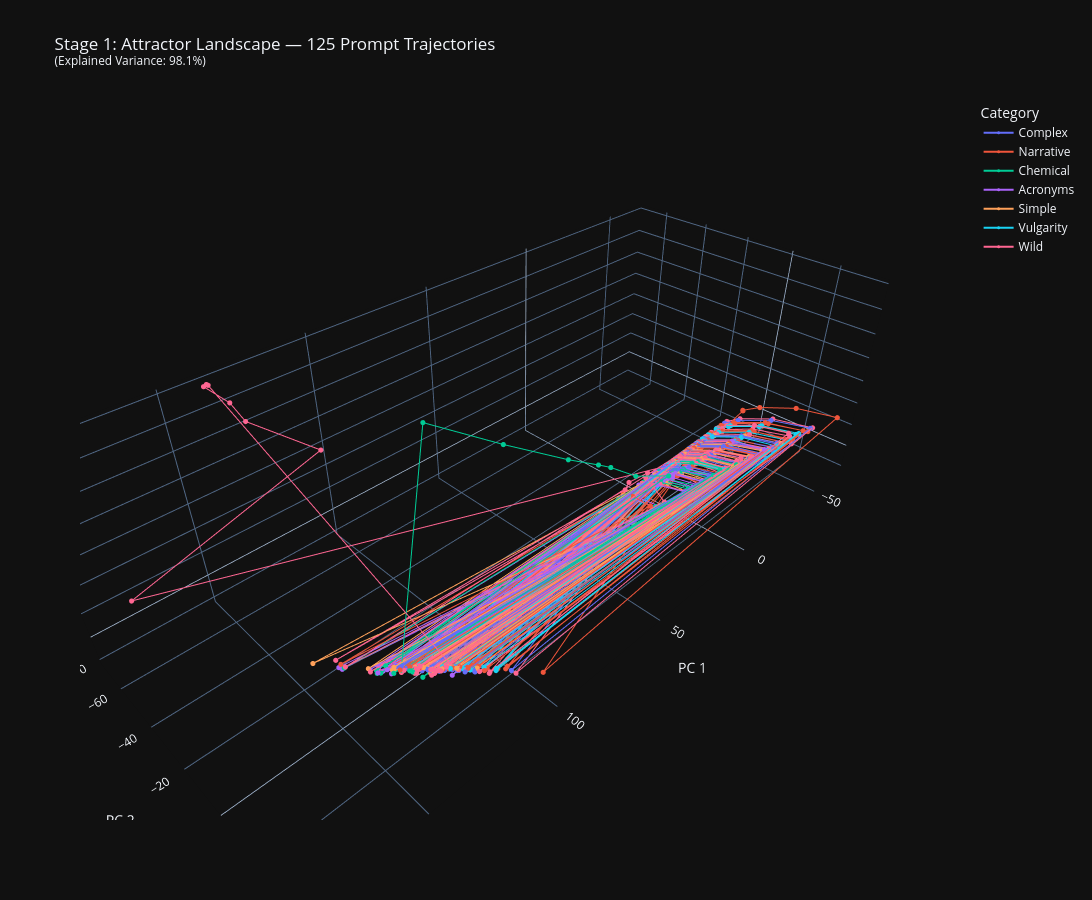

Notebook cell for this chart:
### Markdown cell above
### 5e. 3D PCA Trajectories — All Prompts

### Code cell
# ============================================================
# VIS 5e: 3D PCA TRAJECTORIES
# ============================================================
from sklearn.decomposition import PCA
import pandas as pd

all_vecs = []
labels_list = []
cats_list = []
iters_list = []
text_list = []

for label, snapshots in all_results.items():
    for s in snapshots:
        all_vecs.append(s["mean_vector"].detach().cpu().numpy())
        labels_list.append(label)
        cats_list.append(CATEGORY_MAP.get(label, 'Unknown'))
        iters_list.append(s["iteration"])
        top_tok = s['top_tokens'][0][0].replace('\n', '↵').strip()
        text_list.append(f"Iter {s['iteration']}: {top_tok}")

all_vecs = np.array(all_vecs)
pca = PCA(n_components=3)
vecs_3d = pca.fit_transform(all_vecs)

df = pd.DataFrame({
    'x': vecs_3d[:, 0],
    'y': vecs_3d[:, 1],
    'z': vecs_3d[:, 2],
    'Prompt': labels_list,
    'Category': cats_list,
    'Iteration': iters_list,
    'Top_Token': text_list
})

# Color by category for readability
fig_topo = px.line_3d(
    df, x='x', y='y', z='z',
    color='Category',
    hover_name='Top_Token',
    markers=True,
    title=f"Stage 1: Attractor Landscape — {len(all_results)} Prompt Trajectories<br>"
          f"<sup>(Explained Variance: {sum(pca.explained_variance_ratio_)*100:.1f}%)</sup>"
)
fig_topo.update_traces(marker=dict(size=3), line=dict(width=2))
fig_topo.update_layout(
    template="plotly_dark",
    height=900,
    width=1200,
    scene=dict(
        xaxis_title="PC 1",
        yaxis_title="PC 2",
        zaxis_title="PC 3",
    )
)
fig_topo.show()
fig_topo.write_image(os.path.join(OUTPUT_DIR, 'topology_3d.png'), scale=2)
print(f"[SAVED] {OUTPUT_DIR}/topology_3d.png")

### Figure 1 — Plotly figure (JSON) as saved in the notebook; plotly's stock layout.template omitted (floating-point values rounded to 4 significant figures; data arrays with more than 128 entries replaced by an {"elided": "..."} marker saying what was removed)
{"data": [{"hovertemplate": "<b>%{hovertext}</b><br><br>Category=Complex<br>x=%{x}<br>y=%{y}<br>z=%{z}<extra></extra>", "hovertext": {"elided": "200 str values"}, "legendgroup": "Complex", "line": {"color": "#636efa", "dash": "solid", "width": 2}, "marker": {"size": 3, "symbol": "circle"}, "mode": "lines+markers", "name": "Complex", "scene": "scene", "showlegend": true, "type": "scatter3d", "x": {"elided": "200 float values"}, "y": {"elided": "200 float values"}, "z": {"elided": "200 float values"}}, {"hovertemplate": "<b>%{hovertext}</b><br><br>Category=Narrative<br>x=%{x}<br>y=%{y}<br>z=%{z}<extra></extra>", "hovertext": {"elided": "160 str values"}, "legendgroup": "Narrative", "line": {"color": "#EF553B", "dash": "solid", "width": 2}, "marker": {"size": 3, "symbol": "circle"}, "mode": "lines+markers", "name": "Narrative", "scene": "scene", "showlegend": true, "type": "scatter3d", "x": {"elided": "160 float values"}, "y": {"elided": "160 float values"}, "z": {"elided": "160 float values"}}, {"hovertemplate": "<b>%{hovertext}</b><br><br>Category=Chemical<br>x=%{x}<br>y=%{y}<br>z=%{z}<extra></extra>", "hovertext": ["Iter 0: O", "Iter 2: questioned", "Iter 3: questioned", "Iter 5: questioned", "Iter 10: questioned", "Iter 20: questioned", "Iter 50: questioned", "Iter 100: questioned", "Iter 0: ↵", "Iter 2: told", "Iter 3: questioned", "Iter 5: questioned", "Iter 10: questioned", "Iter 20: questioned", "Iter 50: questioned", "Iter 100: questioned", "Iter 0: -", "Iter 2: questioned", "Iter 3: questioned", "Iter 5: questioned", "Iter 10: questioned", "Iter 20: questioned", "Iter 50: questioned", "Iter 100: questioned", "Iter 0: 2", "Iter 2: told", "Iter 3: questioned", "Iter 5: questioned", "Iter 10: questioned", "Iter 20: questioned", "Iter 50: questioned", "Iter 100: questioned", "Iter 0: I", "Iter 2: questioned", "Iter 3: questioned", "Iter 5: sight", "Iter 10: sight", "Iter 20: sight", "Iter 50: sight", "Iter 100: sight", "Iter 0: =", "Iter 2: questioned", "Iter 3: questioned", "Iter 5: questioned", "Iter 10: questioned", "Iter 20: questioned", "Iter 50: questioned", "Iter 100: questioned", "Iter 0: T", "Iter 2: questioned", "Iter 3: questioned", "Iter 5: questioned", "Iter 10: questioned", "Iter 20: questioned", "Iter 50: questioned", "Iter 100: questioned", "Iter 0: a", "Iter 2: questioned", "Iter 3: questioned", "Iter 5: questioned", "Iter 10: questioned", "Iter 20: asked", "Iter 50: asked", "Iter 100: asked", "Iter 0: c", "Iter 2: questioned", "Iter 3: questioned", "Iter 5: questioned", "Iter 10: questioned", "Iter 20: questioned", "Iter 50: questioned", "Iter 100: questioned", "Iter 0: -", "Iter 2: questioned", "Iter 3: questioned", "Iter 5: questioned", "Iter 10: questioned", "Iter 20: questioned", "Iter 50: questioned", "Iter 100: questioned"], "legendgroup": "Chemical", "line": {"color": "#00cc96", "dash": "solid", "width": 2}, "marker": {"size": 3, "symbol": "circle"}, "mode": "lines+markers", "name": "Chemical", "scene": "scene", "showlegend": true, "type": "scatter3d", "x": [135.1, 0.6873, 0.8072, 0.7382, -0.3277, -0.6204, -0.6235, -0.6235, 126.8, -13.64, -14.38, -14.23, -14.79, -15.12, -15.13, -15.13, 134.4, -0.9078, -0.4148, -0.2394, -1.306, -1.602, -1.605, -1.605, 131.6, -6.485, -6.643, -6.422, -7.248, -7.551, -7.555, -7.555, 142.1, 15.9, 15.6, 15.04, 13.51, 13.29, 13.29, 13.29, 127.5, -11.62, -12.2, -12.36, -13.16, -13.52, -13.53, -13.53, 125.0, -18.05, -18.08, -17.91, -18.57, -18.92, -18.93, -18.93, 132.3, 11.89, 19.91, 21.87, 20.46, 36.66, 58.92, 82.94, 129.2, -8.12, -7.989, -7.746, -8.551, -8.891, -8.896, -8.896, 134.9, 2.069, 2.044, 1.811, 0.5715, 0.2749, 0.2719, 0.272], "y": [-1.619, 13.95, 1.687, -6.992, -7.975, -7.439, -7.434, -7.434, 4.601, 19.16, 5.716, -4.694, -7.207, -6.665, -6.655, -6.655, -0.8662, 14.72, 1.947, -6.932, -7.92, -7.392, -7.387, -7.387, 1.787, 17.56, 4.037, -5.865, -7.612, -7.091, -7.084, -7.084, -7.716, 9.049, -1.841, -8.897, -8.558, -8.112, -8.11, -8.11, 4.188, 17.23, 4.536, -5.23, -7.353, -6.76, -6.75, -6.75, 6.968, 20.1, 6.274, -4.327, -6.976, -6.434, -6.421, -6.421, -1.057, 10.42, 1.819, -8.258, -15.19, -16.06, -26.19, -38.52, 2.281, 16.64, 3.789, -5.796, -7.6, -7.02, -7.012, -7.012, -2.189, 13.02, 1.177, -7.23, -8.024, -7.482, -7.477, -7.477], "z": [-1.729, 3.479, 0.2574, -4.269, -6.286, -6.266, -6.266, -6.266, -2.846, 6.967, 3.59, -1.444, -3.934, -3.946, -3.945, -3.945, -1.625, 3.94, 0.5652, -4.108, -6.13, -6.108, -6.109, -6.109, -1.821, 5.809, 2.163, -2.917, -5.167, -5.153, -5.153, -5.153, 1.332, 0.3704, -2.79, -6.895, -8.498, -8.453, -8.453, -8.453, -2.06, 6.833, 3.299, -1.711, -4.187, -4.2, -4.199, -4.199, -4.671, 7.582, 4.388, -0.694, -3.316, -3.346, -3.345, -3.345, -0.3112, 12.88, 12.45, 12.18, 9.099, 19.14, 31.56, 45.75, -1.997, 5.928, 2.393, -2.576, -4.939, -4.939, -4.938, -4.938, -1.041, 3.105, -0.1041, -4.522, -6.44, -6.41, -6.41, -6.41]}, {"hovertemplate": "<b>%{hovertext}</b><br><br>Category=Acronyms<br>x=%{x}<br>y=%{y}<br>z=%{z}<extra></extra>", "hovertext": ["Iter 0: G", "Iter 2: questioned", "Iter 3: questioned", "Iter 5: questioned", "Iter 10: sight", "Iter 20: sight", "Iter 50: sight", "Iter 100: sight", "Iter 0: UDP", "Iter 2: questioned", "Iter 3: questioned", "Iter 5: questioned", "Iter 10: questioned", "Iter 20: questioned", "Iter 50: questioned", "Iter 100: questioned", "Iter 0: ↵", "Iter 2: questioned", "Iter 3: questioned", "Iter 5: questioned", "Iter 10: questioned", "Iter 20: questioned", "Iter 50: questioned", "Iter 100: questioned", "Iter 0: ↵", "Iter 2: told", "Iter 3: questioned", "Iter 5: questioned", "Iter 10: questioned", "Iter 20: questioned", "Iter 50: questioned", "Iter 100: questioned", "Iter 0: ↵", "Iter 2: questioned", "Iter 3: questioned", "Iter 5: questioned", "Iter 10: questioned", "Iter 20: questioned", "Iter 50: questioned", "Iter 100: questioned", "Iter 0: ↵", "Iter 2: questioned", "Iter 3: questioned", "Iter 5: questioned", "Iter 10: questioned", "Iter 20: questioned", "Iter 50: questioned", "Iter 100: questioned", "Iter 0: ↵", "Iter 2: questioned", "Iter 3: questioned", "Iter 5: questioned", "Iter 10: questioned", "Iter 20: questioned", "Iter 50: questioned", "Iter 100: questioned", "Iter 0: SAT", "Iter 2: questioned", "Iter 3: questioned", "Iter 5: questioned", "Iter 10: questioned", "Iter 20: questioned", "Iter 50: questioned", "Iter 100: questioned", "Iter 0: ↵", "Iter 2: questioned", "Iter 3: questioned", "Iter 5: questioned", "Iter 10: sight", "Iter 20: sight", "Iter 50: sight", "Iter 100: sight", "Iter 0: ↵", "Iter 2: questioned", "Iter 3: questioned", "Iter 5: questioned", "Iter 10: questioned", "Iter 20: questioned", "Iter 50: questioned", "Iter 100: questioned"], "legendgroup": "Acronyms", "line": {"color": "#ab63fa", "dash": "solid", "width": 2}, "marker": {"size": 3, "symbol": "circle"}, "mode": "lines+markers", "name": "Acronyms", "scene": "scene", "showlegend": true, "type": "scatter3d", "x": [143.2, 16.3, 15.44, 14.45, 12.66, 12.43, 12.43, 12.43, 131.5, -4.606, -4.018, -3.746, -4.754, -5.104, -5.109, -5.109, 133.9, 0.3368, 0.8826, 1.07, 0.03072, -0.2779, -0.281, -0.281, 117.9, -30.54, -31.02, -30.98, -31.16, -31.47, -31.48, -31.48, 132.4, -3.413, -4.342, -4.882, -6.069, -6.411, -6.415, -6.415, 136.2, 4.121, 4.321, 4.306, 3.171, 2.881, 2.878, 2.878, 129.1, -8.718, -8.978, -9.092, -10.05, -10.41, -10.42, -10.42, 133.5, -2.318, -2.343, -2.201, -3.199, -3.513, -3.517, -3.517, 142.7, 15.24, 13.86, 12.7, 10.97, 10.73, 10.73, 10.73, 134.9, 0.5593, -0.3386, -0.7661, -1.925, -2.24, -2.243, -2.243], "y": [-8.965, 9.81, -1.508, -8.893, -8.532, -8.065, -8.064, -8.064, 0.3559, 15.23, 2.628, -6.517, -7.831, -7.219, -7.212, -7.212, -2.414, 14.5, 2.023, -6.929, -8.011, -7.456, -7.451, -7.451, 12.01, 23.9, 9.693, -1.938, -5.99, -5.597, -5.576, -5.576, -0.1344, 15.07, 2.691, -6.403, -7.74, -7.151, -7.144, -7.144, -3.474, 12.9, 0.7563, -7.561, -8.152, -7.604, -7.6, -7.6, 2.448, 16.61, 3.894, -5.705, -7.53, -6.937, -6.928, -6.928, -1.04, 15.73, 2.938, -6.478, -7.856, -7.298, -7.293, -7.293, -7.996, 11.12, -0.7059, -8.54, -8.444, -7.977, -7.975, -7.975, -1.46, 14.18, 2.045, -6.807, -7.921, -7.361, -7.356, -7.356], "z": [1.338, 0.682, -2.41, -6.651, -8.367, -8.322, -8.322, -8.322, -3.264, 4.098, 1.23, -3.312, -5.555, -5.546, -5.546, -5.546, -0.8429, 3.245, 0.2331, -4.249, -6.34, -6.321, -6.321, -6.321, -5.525, 10.32, 7.202, 1.808, -1.306, -1.403, -1.4, -1.4, -1.098, 4.953, 1.636, -3.123, -5.35, -5.336, -5.336, -5.336, -0.755, 2.883, -0.2417, -4.797, -6.85, -6.827, -6.827, -6.827, -2.574, 5.525, 2.42, -2.323, -4.696, -4.696, -4.695, -4.695, -1.696, 3.728, 0.844, -3.637, -5.817, -5.801, -5.801, -5.801, 1.002, 0.9869, -2.013, -6.332, -8.105, -8.062, -8.062, -8.062, -1.547, 3.832, 0.636, -3.927, -6.027, -6.006, -6.006, -6.006]}, {"hovertemplate": "<b>%{hovertext}</b><br><br>Category=Simple<br>x=%{x}<br>y=%{y}<br>z=%{z}<extra></extra>", "hovertext": {"elided": "160 str values"}, "legendgroup": "Simple", "line": {"color": "#FFA15A", "dash": "solid", "width": 2}, "marker": {"size": 3, "symbol": "circle"}, "mode": "lines+markers", "name": "Simple", "scene": "scene", "showlegend": true, "type": "scatter3d", "x": {"elided": "160 float values"}, "y": {"elided": "160 float values"}, "z": {"elided": "160 float values"}}, {"hovertemplate": "<b>%{hovertext}</b><br><br>Category=Vulgarity<br>x=%{x}<br>y=%{y}<br>z=%{z}<extra></extra>", "hovertext": ["Iter 0: fucking", "Iter 2: told", "Iter 3: questioned", "Iter 5: questioned", "Iter 10: questioned", "Iter 20: questioned", "Iter 50: questioned", "Iter 100: questioned", "Iter 0: about", "Iter 2: told", "Iter 3: questioned", "Iter 5: questioned", "Iter 10: questioned", "Iter 20: questioned", "Iter 50: questioned", "Iter 100: questioned", "Iter 0: have", "Iter 2: told", "Iter 3: questioned", "Iter 5: questioned", "Iter 10: questioned", "Iter 20: questioned", "Iter 50: questioned", "Iter 100: questioned", "Iter 0: fucking", "Iter 2: told", "Iter 3: questioned", "Iter 5: questioned", "Iter 10: questioned", "Iter 20: questioned", "Iter 50: questioned", "Iter 100: questioned", "Iter 0: is", "Iter 2: told", "Iter 3: questioned", "Iter 5: questioned", "Iter 10: questioned", "Iter 20: questioned", "Iter 50: questioned", "Iter 100: questioned", "Iter 0: about", "Iter 2: told", "Iter 3: questioned", "Iter 5: questioned", "Iter 10: questioned", "Iter 20: questioned", "Iter 50: questioned", "Iter 100: questioned", "Iter 0: ?", "Iter 2: told", "Iter 3: questioned", "Iter 5: questioned", "Iter 10: questioned", "Iter 20: questioned", "Iter 50: questioned", "Iter 100: questioned", "Iter 0: thing", "Iter 2: told", "Iter 3: questioned", "Iter 5: questioned", "Iter 10: questioned", "Iter 20: questioned", "Iter 50: questioned", "Iter 100: questioned", "Iter 0: I", "Iter 2: questioned", "Iter 3: questioned", "Iter 5: questioned", "Iter 10: questioned", "Iter 20: questioned", "Iter 50: questioned", "Iter 100: questioned", "Iter 0: God", "Iter 2: told", "Iter 3: questioned", "Iter 5: questioned", "Iter 10: questioned", "Iter 20: questioned", "Iter 50: questioned", "Iter 100: questioned"], "legendgroup": "Vulgarity", "line": {"color": "#19d3f3", "dash": "solid", "width": 2}, "marker": {"size": 3, "symbol": "circle"}, "mode": "lines+markers", "name": "Vulgarity", "scene": "scene", "showlegend": true, "type": "scatter3d", "x": [125.2, -13.56, -12.59, -12.01, -12.8, -13.18, -13.19, -13.19, 109.0, -40.56, -39.16, -38.01, -37.97, -38.28, -38.29, -38.29, 114.9, -31.94, -32.19, -32.19, -32.51, -32.85, -32.86, -32.86, 126.0, -14.97, -15.09, -14.85, -15.5, -15.86, -15.86, -15.86, 114.0, -33.25, -31.79, -30.6, -30.75, -31.11, -31.12, -31.12, 106.2, -45.96, -44.96, -43.95, -43.68, -43.95, -43.96, -43.96, 112.9, -36.01, -35.26, -34.4, -34.44, -34.77, -34.78, -34.78, 106.7, -45.0, -44.04, -43.09, -42.87, -43.16, -43.18, -43.18, 118.8, -24.58, -23.13, -22.25, -22.74, -23.11, -23.11, -23.11, 117.5, -29.83, -29.27, -28.33, -28.33, -28.63, -28.64, -28.64], "y": [4.501, 17.84, 4.523, -5.459, -7.429, -6.781, -6.769, -6.769, 16.52, 26.97, 11.84, -0.7674, -5.46, -5.104, -5.077, -5.077, 12.55, 24.62, 10.28, -1.741, -5.933, -5.5, -5.477, -5.477, 3.578, 19.37, 5.967, -4.586, -7.188, -6.622, -6.611, -6.611, 13.05, 25.1, 10.16, -2.083, -6.11, -5.624, -5.601, -5.601, 19.06, 29.0, 13.7, 0.5612, -4.906, -4.676, -4.646, -4.646, 14.58, 25.92, 11.03, -1.344, -5.765, -5.362, -5.337, -5.337, 19.31, 28.43, 13.24, 0.2849, -5.01, -4.737, -4.706, -4.706, 8.705, 21.53, 7.467, -3.653, -6.714, -6.168, -6.151, -6.151, 10.92, 24.59, 10.04, -2.05, -6.199, -5.793, -5.776, -5.776], "z": [-2.311, 6.504, 3.244, -1.68, -4.234, -4.254, -4.253, -4.253, -5.492, 11.39, 8.488, 3.135, -0.2378, -0.3762, -0.3719, -0.3719, -4.442, 9.563, 6.927, 1.973, -1.102, -1.194, -1.19, -1.19, -2.025, 6.149, 3.364, -1.29, -3.808, -3.83, -3.829, -3.829, -5.099, 9.447, 6.733, 1.731, -1.362, -1.458, -1.455, -1.455, -6.284, 12.77, 9.802, 4.276, 0.653, 0.4618, 0.4668, 0.4668, -5.149, 10.25, 7.499, 2.393, -0.7914, -0.903, -0.8992, -0.8993, -6.632, 12.5, 9.567, 4.107, 0.5289, 0.3467, 0.3519, 0.3519, -3.74, 8.171, 5.21, 0.213, -2.636, -2.692, -2.69, -2.69, -3.749, 8.422, 5.905, 1.14, -1.763, -1.837, -1.834, -1.834]}, {"hovertemplate": "<b>%{hovertext}</b><br><br>Category=Wild<br>x=%{x}<br>y=%{y}<br>z=%{z}<extra></extra>", "hovertext": {"elided": "240 str values"}, "legendgroup": "Wild", "line": {"color": "#FF6692", "dash": "solid", "width": 2}, "marker": {"size": 3, "symbol": "circle"}, "mode": "lines+markers", "name": "Wild", "scene": "scene", "showlegend": true, "type": "scatter3d", "x": {"elided": "240 float values"}, "y": {"elided": "240 float values"}, "z": {"elided": "240 float values"}}], "layout": {"height": 900, "legend": {"title": {"text": "Category"}, "tracegroupgap": 0}, "scene": {"domain": {"x": [0, 1], "y": [0, 1]}, "xaxis": {"title": {"text": "PC 1"}}, "yaxis": {"title": {"text": "PC 2"}}, "zaxis": {"title": {"text": "PC 3"}}}, "title": {"text": "Stage 1: Attractor Landscape — 125 Prompt Trajectories<br><sup>(Explained Variance: 98.1%)</sup>"}, "width": 1200}}
